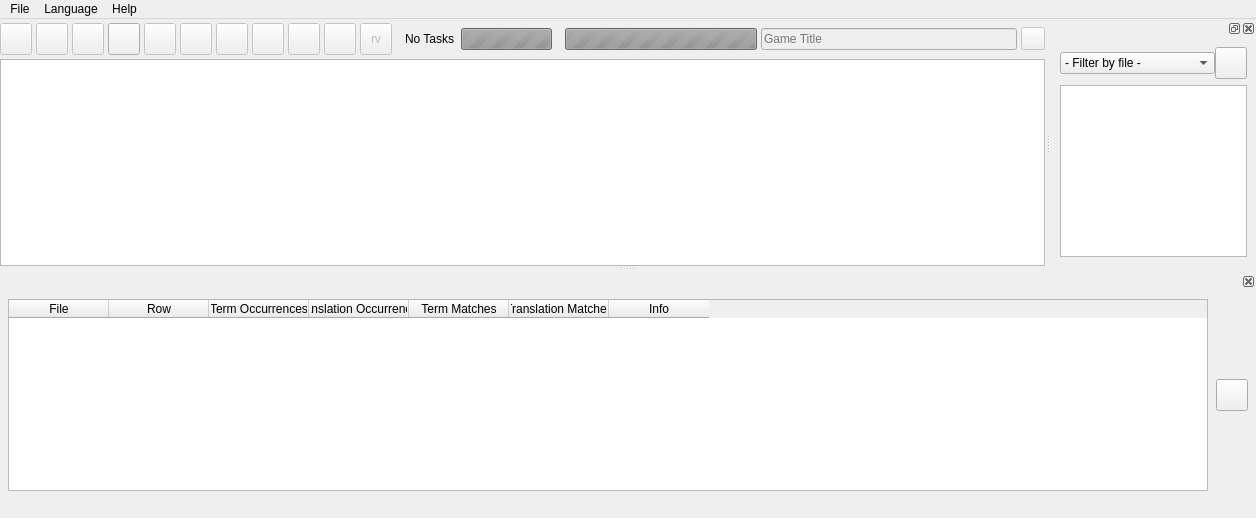
<?xml version="1.0" encoding="UTF-8"?>
<ui version="4.0">
 <class>mainWindow</class>
 <widget class="MainWindow" name="mainWindow">
  <property name="geometry">
   <rect>
    <x>0</x>
    <y>0</y>
    <width>1256</width>
    <height>518</height>
   </rect>
  </property>
  <property name="sizePolicy">
   <sizepolicy hsizetype="Expanding" vsizetype="Expanding">
    <horstretch>0</horstretch>
    <verstretch>0</verstretch>
   </sizepolicy>
  </property>
  <property name="minimumSize">
   <size>
    <width>32</width>
    <height>32</height>
   </size>
  </property>
  <property name="windowTitle">
   <string notr="true">RPGMTranslate</string>
  </property>
  <property name="autoFillBackground">
   <bool>false</bool>
  </property>
  <property name="tabShape">
   <enum>QTabWidget::TabShape::Rounded</enum>
  </property>
  <widget class="QWidget" name="centralwidget">
   <property name="sizePolicy">
    <sizepolicy hsizetype="Expanding" vsizetype="Expanding">
     <horstretch>0</horstretch>
     <verstretch>0</verstretch>
    </sizepolicy>
   </property>
   <layout class="QVBoxLayout" name="verticalLayout">
    <property name="spacing">
     <number>0</number>
    </property>
    <property name="leftMargin">
     <number>0</number>
    </property>
    <property name="topMargin">
     <number>0</number>
    </property>
    <property name="rightMargin">
     <number>0</number>
    </property>
    <property name="bottomMargin">
     <number>0</number>
    </property>
    <item>
     <widget class="QWidget" name="controlContainer" native="true">
      <property name="sizePolicy">
       <sizepolicy hsizetype="MinimumExpanding" vsizetype="Preferred">
        <horstretch>0</horstretch>
        <verstretch>0</verstretch>
       </sizepolicy>
      </property>
      <property name="maximumSize">
       <size>
        <width>16777215</width>
        <height>128</height>
       </size>
      </property>
      <property name="contextMenuPolicy">
       <enum>Qt::ContextMenuPolicy::CustomContextMenu</enum>
      </property>
      <layout class="QHBoxLayout" name="controlLayout" stretch="0,0,0,0,0,0,0,0,0,0,0,0,0,0,0">
       <property name="spacing">
        <number>4</number>
       </property>
       <property name="sizeConstraint">
        <enum>QLayout::SizeConstraint::SetDefaultConstraint</enum>
       </property>
       <property name="leftMargin">
        <number>0</number>
       </property>
       <property name="topMargin">
        <number>0</number>
       </property>
       <property name="rightMargin">
        <number>0</number>
       </property>
       <property name="bottomMargin">
        <number>0</number>
       </property>
       <item>
        <widget class="QToolButton" name="tabPanelButton">
         <property name="enabled">
          <bool>false</bool>
         </property>
         <property name="sizePolicy">
          <sizepolicy hsizetype="Fixed" vsizetype="Fixed">
           <horstretch>0</horstretch>
           <verstretch>0</verstretch>
          </sizepolicy>
         </property>
         <property name="minimumSize">
          <size>
           <width>32</width>
           <height>32</height>
          </size>
         </property>
         <property name="maximumSize">
          <size>
           <width>32</width>
           <height>32</height>
          </size>
         </property>
         <property name="font">
          <font>
           <family>Noto Sans</family>
          </font>
         </property>
         <property name="toolTip">
          <string>Tab Panel</string>
         </property>
         <property name="text">
          <string/>
         </property>
         <property name="icon">
          <iconset resource="../../resources.qrc">
           <normaloff>:/icons/menu.svg</normaloff>:/icons/menu.svg</iconset>
         </property>
         <property name="iconSize">
          <size>
           <width>20</width>
           <height>20</height>
          </size>
         </property>
        </widget>
       </item>
       <item>
        <widget class="QToolButton" name="saveButton">
         <property name="enabled">
          <bool>false</bool>
         </property>
         <property name="sizePolicy">
          <sizepolicy hsizetype="Fixed" vsizetype="Fixed">
           <horstretch>0</horstretch>
           <verstretch>0</verstretch>
          </sizepolicy>
         </property>
         <property name="minimumSize">
          <size>
           <width>32</width>
           <height>32</height>
          </size>
         </property>
         <property name="maximumSize">
          <size>
           <width>32</width>
           <height>32</height>
          </size>
         </property>
         <property name="toolTip">
          <string>Save</string>
         </property>
         <property name="text">
          <string/>
         </property>
         <property name="icon">
          <iconset resource="../../resources.qrc">
           <normaloff>:/icons/save.svg</normaloff>:/icons/save.svg</iconset>
         </property>
         <property name="iconSize">
          <size>
           <width>20</width>
           <height>20</height>
          </size>
         </property>
        </widget>
       </item>
       <item>
        <widget class="QToolButton" name="writeButton">
         <property name="enabled">
          <bool>false</bool>
         </property>
         <property name="sizePolicy">
          <sizepolicy hsizetype="Fixed" vsizetype="Fixed">
           <horstretch>0</horstretch>
           <verstretch>0</verstretch>
          </sizepolicy>
         </property>
         <property name="minimumSize">
          <size>
           <width>32</width>
           <height>32</height>
          </size>
         </property>
         <property name="maximumSize">
          <size>
           <width>32</width>
           <height>32</height>
          </size>
         </property>
         <property name="toolTip">
          <string>Write</string>
         </property>
         <property name="text">
          <string/>
         </property>
         <property name="icon">
          <iconset resource="../../resources.qrc">
           <normaloff>:/icons/manufacturing.svg</normaloff>:/icons/manufacturing.svg</iconset>
         </property>
         <property name="iconSize">
          <size>
           <width>20</width>
           <height>20</height>
          </size>
         </property>
        </widget>
       </item>
       <item>
        <widget class="QToolButton" name="openFolderButton">
         <property name="sizePolicy">
          <sizepolicy hsizetype="Fixed" vsizetype="Fixed">
           <horstretch>0</horstretch>
           <verstretch>0</verstretch>
          </sizepolicy>
         </property>
         <property name="minimumSize">
          <size>
           <width>32</width>
           <height>32</height>
          </size>
         </property>
         <property name="maximumSize">
          <size>
           <width>32</width>
           <height>32</height>
          </size>
         </property>
         <property name="toolTip">
          <string>Open Folder</string>
         </property>
         <property name="text">
          <string/>
         </property>
         <property name="icon">
          <iconset resource="../../resources.qrc">
           <normaloff>:/icons/folder_open.svg</normaloff>:/icons/folder_open.svg</iconset>
         </property>
         <property name="iconSize">
          <size>
           <width>20</width>
           <height>20</height>
          </size>
         </property>
        </widget>
       </item>
       <item>
        <widget class="QToolButton" name="searchButton">
         <property name="enabled">
          <bool>false</bool>
         </property>
         <property name="sizePolicy">
          <sizepolicy hsizetype="Fixed" vsizetype="Fixed">
           <horstretch>0</horstretch>
           <verstretch>0</verstretch>
          </sizepolicy>
         </property>
         <property name="minimumSize">
          <size>
           <width>32</width>
           <height>32</height>
          </size>
         </property>
         <property name="maximumSize">
          <size>
           <width>32</width>
           <height>32</height>
          </size>
         </property>
         <property name="toolTip">
          <string>Search</string>
         </property>
         <property name="text">
          <string/>
         </property>
         <property name="icon">
          <iconset resource="../../resources.qrc">
           <normaloff>:/icons/search.svg</normaloff>:/icons/search.svg</iconset>
         </property>
         <property name="iconSize">
          <size>
           <width>20</width>
           <height>20</height>
          </size>
         </property>
         <property name="checkable">
          <bool>false</bool>
         </property>
        </widget>
       </item>
       <item>
        <widget class="QToolButton" name="batchButton">
         <property name="enabled">
          <bool>false</bool>
         </property>
         <property name="sizePolicy">
          <sizepolicy hsizetype="Fixed" vsizetype="Fixed">
           <horstretch>0</horstretch>
           <verstretch>0</verstretch>
          </sizepolicy>
         </property>
         <property name="minimumSize">
          <size>
           <width>32</width>
           <height>32</height>
          </size>
         </property>
         <property name="maximumSize">
          <size>
           <width>32</width>
           <height>32</height>
          </size>
         </property>
         <property name="toolTip">
          <string>Batch Menu</string>
         </property>
         <property name="text">
          <string/>
         </property>
         <property name="icon">
          <iconset resource="../../resources.qrc">
           <normaloff>:/icons/construction.svg</normaloff>:/icons/construction.svg</iconset>
         </property>
         <property name="iconSize">
          <size>
           <width>20</width>
           <height>20</height>
          </size>
         </property>
         <property name="checkable">
          <bool>false</bool>
         </property>
        </widget>
       </item>
       <item>
        <widget class="QToolButton" name="glossaryButton">
         <property name="enabled">
          <bool>false</bool>
         </property>
         <property name="sizePolicy">
          <sizepolicy hsizetype="Fixed" vsizetype="Fixed">
           <horstretch>0</horstretch>
           <verstretch>0</verstretch>
          </sizepolicy>
         </property>
         <property name="minimumSize">
          <size>
           <width>32</width>
           <height>32</height>
          </size>
         </property>
         <property name="maximumSize">
          <size>
           <width>32</width>
           <height>32</height>
          </size>
         </property>
         <property name="toolTip">
          <string>Glossary Menu</string>
         </property>
         <property name="text">
          <string/>
         </property>
         <property name="icon">
          <iconset resource="../../resources.qrc">
           <normaloff>:/icons/book_3.svg</normaloff>:/icons/book_3.svg</iconset>
         </property>
         <property name="iconSize">
          <size>
           <width>20</width>
           <height>20</height>
          </size>
         </property>
         <property name="checkable">
          <bool>false</bool>
         </property>
        </widget>
       </item>
       <item>
        <widget class="QToolButton" name="matchMenuButton">
         <property name="enabled">
          <bool>false</bool>
         </property>
         <property name="sizePolicy">
          <sizepolicy hsizetype="Fixed" vsizetype="Fixed">
           <horstretch>0</horstretch>
           <verstretch>0</verstretch>
          </sizepolicy>
         </property>
         <property name="minimumSize">
          <size>
           <width>32</width>
           <height>32</height>
          </size>
         </property>
         <property name="maximumSize">
          <size>
           <width>32</width>
           <height>32</height>
          </size>
         </property>
         <property name="toolTip">
          <string>Match Menu</string>
         </property>
         <property name="text">
          <string/>
         </property>
         <property name="icon">
          <iconset resource="../../resources.qrc">
           <normaloff>:/icons/lab_profile.svg</normaloff>:/icons/lab_profile.svg</iconset>
         </property>
         <property name="iconSize">
          <size>
           <width>20</width>
           <height>20</height>
          </size>
         </property>
         <property name="checkable">
          <bool>false</bool>
         </property>
        </widget>
       </item>
       <item>
        <widget class="QToolButton" name="translationsButton">
         <property name="enabled">
          <bool>false</bool>
         </property>
         <property name="sizePolicy">
          <sizepolicy hsizetype="Fixed" vsizetype="Fixed">
           <horstretch>0</horstretch>
           <verstretch>0</verstretch>
          </sizepolicy>
         </property>
         <property name="minimumSize">
          <size>
           <width>32</width>
           <height>32</height>
          </size>
         </property>
         <property name="maximumSize">
          <size>
           <width>32</width>
           <height>32</height>
          </size>
         </property>
         <property name="toolTip">
          <string>Translations Menu</string>
         </property>
         <property name="text">
          <string/>
         </property>
         <property name="icon">
          <iconset resource="../../resources.qrc">
           <normaloff>:/icons/translate.svg</normaloff>:/icons/translate.svg</iconset>
         </property>
         <property name="iconSize">
          <size>
           <width>20</width>
           <height>20</height>
          </size>
         </property>
         <property name="checkable">
          <bool>false</bool>
         </property>
        </widget>
       </item>
       <item>
        <widget class="QToolButton" name="bookmarksButton">
         <property name="enabled">
          <bool>false</bool>
         </property>
         <property name="sizePolicy">
          <sizepolicy hsizetype="Fixed" vsizetype="Fixed">
           <horstretch>0</horstretch>
           <verstretch>0</verstretch>
          </sizepolicy>
         </property>
         <property name="minimumSize">
          <size>
           <width>32</width>
           <height>32</height>
          </size>
         </property>
         <property name="maximumSize">
          <size>
           <width>32</width>
           <height>32</height>
          </size>
         </property>
         <property name="toolTip">
          <string>Bookmarks</string>
         </property>
         <property name="text">
          <string/>
         </property>
         <property name="icon">
          <iconset resource="../../resources.qrc">
           <normaloff>:/icons/bookmarks.svg</normaloff>:/icons/bookmarks.svg</iconset>
         </property>
         <property name="iconSize">
          <size>
           <width>20</width>
           <height>20</height>
          </size>
         </property>
         <property name="arrowType">
          <enum>Qt::ArrowType::NoArrow</enum>
         </property>
        </widget>
       </item>
       <item>
        <widget class="QToolButton" name="rvpackerButton">
         <property name="enabled">
          <bool>false</bool>
         </property>
         <property name="sizePolicy">
          <sizepolicy hsizetype="Fixed" vsizetype="Fixed">
           <horstretch>0</horstretch>
           <verstretch>0</verstretch>
          </sizepolicy>
         </property>
         <property name="minimumSize">
          <size>
           <width>32</width>
           <height>32</height>
          </size>
         </property>
         <property name="maximumSize">
          <size>
           <width>32</width>
           <height>32</height>
          </size>
         </property>
         <property name="toolTip">
          <string notr="true">rvpacker-txt-rs</string>
         </property>
         <property name="text">
          <string notr="true">rv</string>
         </property>
         <property name="iconSize">
          <size>
           <width>0</width>
           <height>0</height>
          </size>
         </property>
        </widget>
       </item>
       <item>
        <widget class="QWidget" name="widget_2" native="true">
         <layout class="QHBoxLayout" name="horizontalLayout_2">
          <item>
           <widget class="QLabel" name="taskLabel">
            <property name="text">
             <string>No Tasks</string>
            </property>
           </widget>
          </item>
          <item>
           <widget class="QProgressBar" name="taskProgressBar">
            <property name="enabled">
             <bool>false</bool>
            </property>
            <property name="toolTip">
             <string>Displays task progress, in processed lines/total lines format.</string>
            </property>
            <property name="maximum">
             <number>0</number>
            </property>
            <property name="value">
             <number>0</number>
            </property>
            <property name="textVisible">
             <bool>true</bool>
            </property>
            <property name="format">
             <string notr="true">%v/%m</string>
            </property>
           </widget>
          </item>
         </layout>
        </widget>
       </item>
       <item alignment="Qt::AlignmentFlag::AlignRight">
        <widget class="QProgressBar" name="globalProgressBar">
         <property name="enabled">
          <bool>false</bool>
         </property>
         <property name="sizePolicy">
          <sizepolicy hsizetype="MinimumExpanding" vsizetype="Fixed">
           <horstretch>0</horstretch>
           <verstretch>0</verstretch>
          </sizepolicy>
         </property>
         <property name="minimumSize">
          <size>
           <width>192</width>
           <height>0</height>
          </size>
         </property>
         <property name="maximum">
          <number>0</number>
         </property>
         <property name="value">
          <number>0</number>
         </property>
         <property name="textDirection">
          <enum>QProgressBar::Direction::TopToBottom</enum>
         </property>
         <property name="format">
          <string notr="true">%v/%m</string>
         </property>
        </widget>
       </item>
       <item alignment="Qt::AlignmentFlag::AlignRight">
        <widget class="QLineEdit" name="gameTitleInput">
         <property name="enabled">
          <bool>false</bool>
         </property>
         <property name="sizePolicy">
          <sizepolicy hsizetype="MinimumExpanding" vsizetype="Fixed">
           <horstretch>0</horstretch>
           <verstretch>0</verstretch>
          </sizepolicy>
         </property>
         <property name="minimumSize">
          <size>
           <width>256</width>
           <height>0</height>
          </size>
         </property>
         <property name="maxLength">
          <number>255</number>
         </property>
         <property name="placeholderText">
          <string>Game Title</string>
         </property>
        </widget>
       </item>
       <item>
        <widget class="QToolButton" name="searchPanelButton">
         <property name="enabled">
          <bool>false</bool>
         </property>
         <property name="sizePolicy">
          <sizepolicy hsizetype="Fixed" vsizetype="Fixed">
           <horstretch>0</horstretch>
           <verstretch>0</verstretch>
          </sizepolicy>
         </property>
         <property name="toolTip">
          <string>Search Panel</string>
         </property>
         <property name="text">
          <string/>
         </property>
         <property name="icon">
          <iconset resource="../../resources.qrc">
           <normaloff>:/icons/dock.svg</normaloff>:/icons/dock.svg</iconset>
         </property>
         <property name="checkable">
          <bool>false</bool>
         </property>
        </widget>
       </item>
      </layout>
      <zorder>saveButton</zorder>
      <zorder>writeButton</zorder>
      <zorder>openFolderButton</zorder>
      <zorder>tabPanelButton</zorder>
      <zorder>globalProgressBar</zorder>
      <zorder>searchButton</zorder>
      <zorder>bookmarksButton</zorder>
      <zorder>batchButton</zorder>
      <zorder>rvpackerButton</zorder>
      <zorder>glossaryButton</zorder>
      <zorder>translationsButton</zorder>
      <zorder>gameTitleInput</zorder>
      <zorder>searchPanelButton</zorder>
      <zorder>matchMenuButton</zorder>
      <zorder>widget_2</zorder>
     </widget>
    </item>
    <item>
     <widget class="TranslationTable" name="translationTable"/>
    </item>
   </layout>
  </widget>
  <widget class="QMenuBar" name="menubar">
   <property name="geometry">
    <rect>
     <x>0</x>
     <y>0</y>
     <width>1256</width>
     <height>30</height>
    </rect>
   </property>
   <widget class="QMenu" name="menuFile">
    <property name="title">
     <string>File</string>
    </property>
    <addaction name="actionOpenFolder"/>
    <addaction name="separator"/>
    <addaction name="actionSettings"/>
    <addaction name="separator"/>
    <addaction name="actionRecentProjects"/>
    <addaction name="actionCloseProject"/>
    <addaction name="actionCloseTab"/>
    <addaction name="separator"/>
    <addaction name="actionExit"/>
   </widget>
   <widget class="QMenu" name="menuAbout">
    <property name="title">
     <string>Help</string>
    </property>
    <addaction name="actionAbout"/>
    <addaction name="actionDocumentation"/>
    <addaction name="actionCheckForUpdates"/>
   </widget>
   <widget class="QMenu" name="menuLanguage">
    <property name="title">
     <string>Language</string>
    </property>
    <addaction name="actionRussian"/>
    <addaction name="actionEnglish"/>
   </widget>
   <addaction name="menuFile"/>
   <addaction name="menuLanguage"/>
   <addaction name="menuAbout"/>
  </widget>
  <widget class="QStatusBar" name="statusBar">
   <property name="sizeGripEnabled">
    <bool>false</bool>
   </property>
  </widget>
  <widget class="SearchPanelDock" name="searchPanel">
   <property name="enabled">
    <bool>true</bool>
   </property>
   <property name="minimumSize">
    <size>
     <width>192</width>
     <height>213</height>
    </size>
   </property>
   <property name="features">
    <set>QDockWidget::DockWidgetFeature::DockWidgetClosable|QDockWidget::DockWidgetFeature::DockWidgetFloatable</set>
   </property>
   <property name="allowedAreas">
    <set>Qt::DockWidgetArea::RightDockWidgetArea</set>
   </property>
   <attribute name="dockWidgetArea">
    <number>2</number>
   </attribute>
   <widget class="QWidget" name="searchPanelWidget">
    <property name="minimumSize">
     <size>
      <width>192</width>
      <height>0</height>
     </size>
    </property>
    <layout class="QVBoxLayout" name="verticalLayout_2">
     <item>
      <widget class="QWidget" name="widget_3" native="true">
       <layout class="QHBoxLayout" name="horizontalLayout_3">
        <property name="spacing">
         <number>0</number>
        </property>
        <property name="leftMargin">
         <number>0</number>
        </property>
        <property name="topMargin">
         <number>0</number>
        </property>
        <property name="rightMargin">
         <number>0</number>
        </property>
        <property name="bottomMargin">
         <number>0</number>
        </property>
        <item>
         <widget class="QComboBox" name="fileSelect">
          <item>
           <property name="text">
            <string>- Filter by file -</string>
           </property>
          </item>
         </widget>
        </item>
        <item>
         <widget class="QPushButton" name="clearSearchPanelButton">
          <property name="minimumSize">
           <size>
            <width>32</width>
            <height>32</height>
           </size>
          </property>
          <property name="maximumSize">
           <size>
            <width>32</width>
            <height>32</height>
           </size>
          </property>
          <property name="text">
           <string/>
          </property>
          <property name="icon">
           <iconset resource="../../resources.qrc">
            <normaloff>:/icons/mop.svg</normaloff>:/icons/mop.svg</iconset>
          </property>
         </widget>
        </item>
       </layout>
      </widget>
     </item>
     <item>
      <widget class="SearchResultList" name="searchResultList">
       <property name="editTriggers">
        <set>QAbstractItemView::EditTrigger::NoEditTriggers</set>
       </property>
       <property name="showDropIndicator" stdset="0">
        <bool>false</bool>
       </property>
       <property name="defaultDropAction">
        <enum>Qt::DropAction::IgnoreAction</enum>
       </property>
       <property name="selectionMode">
        <enum>QAbstractItemView::SelectionMode::NoSelection</enum>
       </property>
       <property name="selectionBehavior">
        <enum>QAbstractItemView::SelectionBehavior::SelectItems</enum>
       </property>
       <property name="verticalScrollMode">
        <enum>QAbstractItemView::ScrollMode::ScrollPerPixel</enum>
       </property>
       <property name="horizontalScrollMode">
        <enum>QAbstractItemView::ScrollMode::ScrollPerPixel</enum>
       </property>
       <property name="updateThreshold">
        <number>1000</number>
       </property>
       <property name="layoutMode">
        <enum>QListView::LayoutMode::Batched</enum>
       </property>
       <property name="batchSize">
        <number>1000</number>
       </property>
      </widget>
     </item>
    </layout>
   </widget>
  </widget>
  <widget class="MatchMenu" name="matchMenu">
   <property name="features">
    <set>QDockWidget::DockWidgetFeature::DockWidgetClosable</set>
   </property>
   <property name="allowedAreas">
    <set>Qt::DockWidgetArea::BottomDockWidgetArea</set>
   </property>
   <attribute name="dockWidgetArea">
    <number>8</number>
   </attribute>
   <widget class="QWidget" name="matchMenuWidget">
    <layout class="QHBoxLayout" name="horizontalLayout_4">
     <property name="spacing">
      <number>8</number>
     </property>
     <property name="leftMargin">
      <number>8</number>
     </property>
     <property name="topMargin">
      <number>8</number>
     </property>
     <property name="rightMargin">
      <number>8</number>
     </property>
     <property name="bottomMargin">
      <number>8</number>
     </property>
     <item>
      <widget class="QTableWidget" name="matchMenuTable">
       <property name="editTriggers">
        <set>QAbstractItemView::EditTrigger::NoEditTriggers</set>
       </property>
       <property name="tabKeyNavigation">
        <bool>false</bool>
       </property>
       <property name="showDropIndicator" stdset="0">
        <bool>false</bool>
       </property>
       <property name="dragDropOverwriteMode">
        <bool>false</bool>
       </property>
       <property name="selectionMode">
        <enum>QAbstractItemView::SelectionMode::NoSelection</enum>
       </property>
       <property name="verticalScrollMode">
        <enum>QAbstractItemView::ScrollMode::ScrollPerPixel</enum>
       </property>
       <property name="horizontalScrollMode">
        <enum>QAbstractItemView::ScrollMode::ScrollPerPixel</enum>
       </property>
       <property name="showGrid">
        <bool>true</bool>
       </property>
       <property name="supportedDragActions">
        <set>Qt::DropAction::IgnoreAction</set>
       </property>
       <attribute name="horizontalHeaderVisible">
        <bool>true</bool>
       </attribute>
       <attribute name="horizontalHeaderHighlightSections">
        <bool>false</bool>
       </attribute>
       <attribute name="verticalHeaderVisible">
        <bool>false</bool>
       </attribute>
       <attribute name="verticalHeaderHighlightSections">
        <bool>false</bool>
       </attribute>
       <column>
        <property name="text">
         <string>File</string>
        </property>
       </column>
       <column>
        <property name="text">
         <string>Row</string>
        </property>
       </column>
       <column>
        <property name="text">
         <string>Term Occurrences</string>
        </property>
       </column>
       <column>
        <property name="text">
         <string>Translation Occurrences</string>
        </property>
       </column>
       <column>
        <property name="text">
         <string>Term Matches</string>
        </property>
       </column>
       <column>
        <property name="text">
         <string>Translation Matches</string>
        </property>
       </column>
       <column>
        <property name="text">
         <string>Info</string>
        </property>
       </column>
      </widget>
     </item>
     <item>
      <widget class="QPushButton" name="clearMatchMenuButton">
       <property name="sizePolicy">
        <sizepolicy hsizetype="Fixed" vsizetype="Fixed">
         <horstretch>0</horstretch>
         <verstretch>0</verstretch>
        </sizepolicy>
       </property>
       <property name="minimumSize">
        <size>
         <width>32</width>
         <height>32</height>
        </size>
       </property>
       <property name="maximumSize">
        <size>
         <width>32</width>
         <height>32</height>
        </size>
       </property>
       <property name="text">
        <string/>
       </property>
       <property name="icon">
        <iconset resource="../../resources.qrc">
         <normaloff>:/icons/mop.svg</normaloff>:/icons/mop.svg</iconset>
       </property>
       <property name="iconSize">
        <size>
         <width>20</width>
         <height>20</height>
        </size>
       </property>
      </widget>
     </item>
    </layout>
   </widget>
  </widget>
  <action name="actionOpenFolder">
   <property name="icon">
    <iconset resource="../../resources.qrc">
     <normaloff>:/icons/folder_open.svg</normaloff>:/icons/folder_open.svg</iconset>
   </property>
   <property name="text">
    <string>Open Folder</string>
   </property>
  </action>
  <action name="actionExit">
   <property name="text">
    <string>Exit</string>
   </property>
  </action>
  <action name="actionAbout">
   <property name="text">
    <string>About RPGMTranslate</string>
   </property>
  </action>
  <action name="actionDocumentation">
   <property name="text">
    <string>Usage Documentation</string>
   </property>
  </action>
  <action name="actionRussian">
   <property name="text">
    <string notr="true">Русский</string>
   </property>
  </action>
  <action name="actionEnglish">
   <property name="text">
    <string notr="true">English</string>
   </property>
  </action>
  <action name="actionSettings">
   <property name="text">
    <string>Settings</string>
   </property>
  </action>
  <action name="actionCheckForUpdates">
   <property name="text">
    <string>Check For Updates</string>
   </property>
  </action>
  <action name="actionRecentProjects">
   <property name="text">
    <string>Recent Projects</string>
   </property>
  </action>
  <action name="actionCloseProject">
   <property name="text">
    <string>Close Project</string>
   </property>
  </action>
  <action name="actionCloseTab">
   <property name="text">
    <string>Close Tab</string>
   </property>
   <property name="shortcut">
    <string>Esc</string>
   </property>
  </action>
 </widget>
 <customwidgets>
  <customwidget>
   <class>MainWindow</class>
   <extends>QMainWindow</extends>
   <header>MainWindow.hpp</header>
   <container>1</container>
  </customwidget>
  <customwidget>
   <class>TranslationTable</class>
   <extends>QTableView</extends>
   <header>TranslationTable.hpp</header>
  </customwidget>
  <customwidget>
   <class>SearchPanelDock</class>
   <extends>QDockWidget</extends>
   <header>SearchPanelDock.hpp</header>
   <container>1</container>
  </customwidget>
  <customwidget>
   <class>MatchMenu</class>
   <extends>QDockWidget</extends>
   <header>MatchMenu.hpp</header>
   <container>1</container>
  </customwidget>
  <customwidget>
   <class>SearchResultList</class>
   <extends>QListView</extends>
   <header>SearchResultList.hpp</header>
  </customwidget>
 </customwidgets>
 <resources>
  <include location="../../resources.qrc"/>
 </resources>
 <connections/>
</ui>
